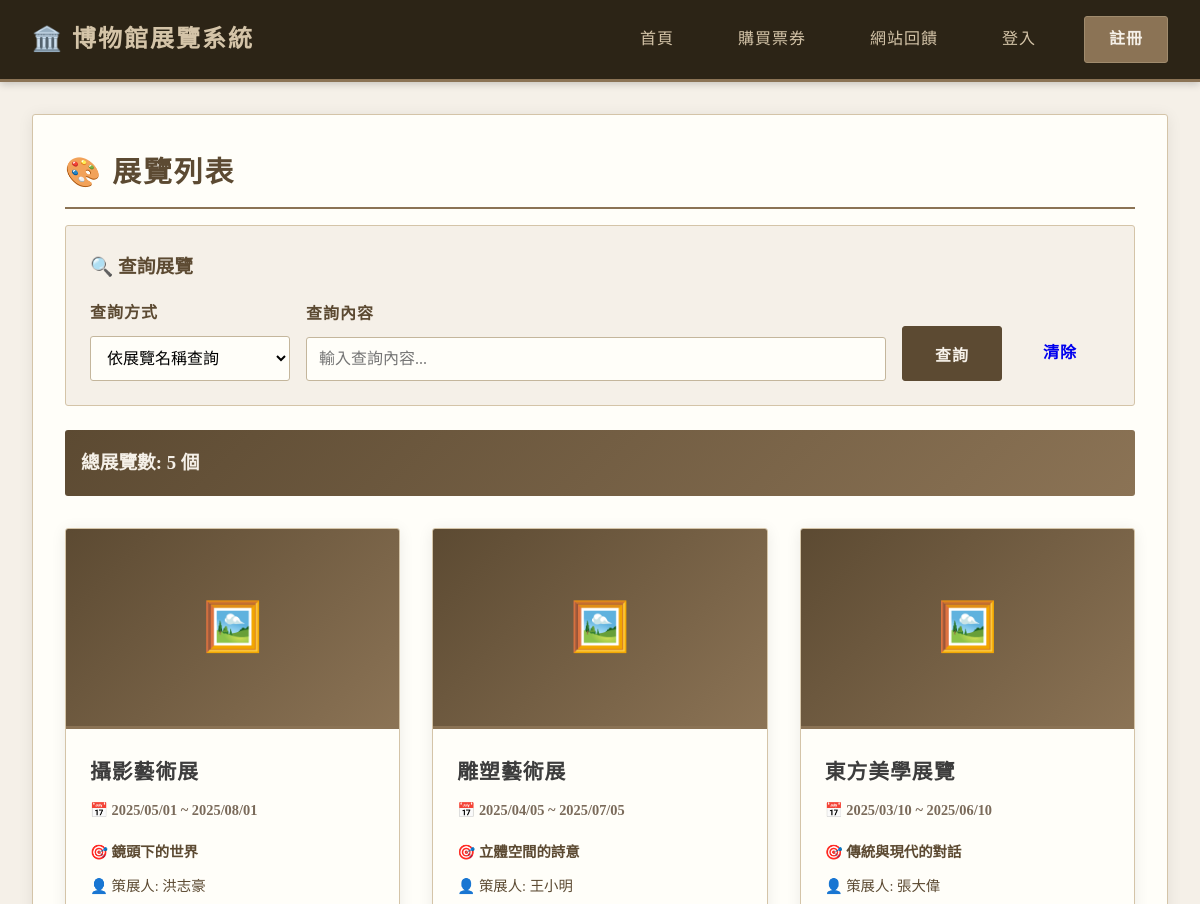
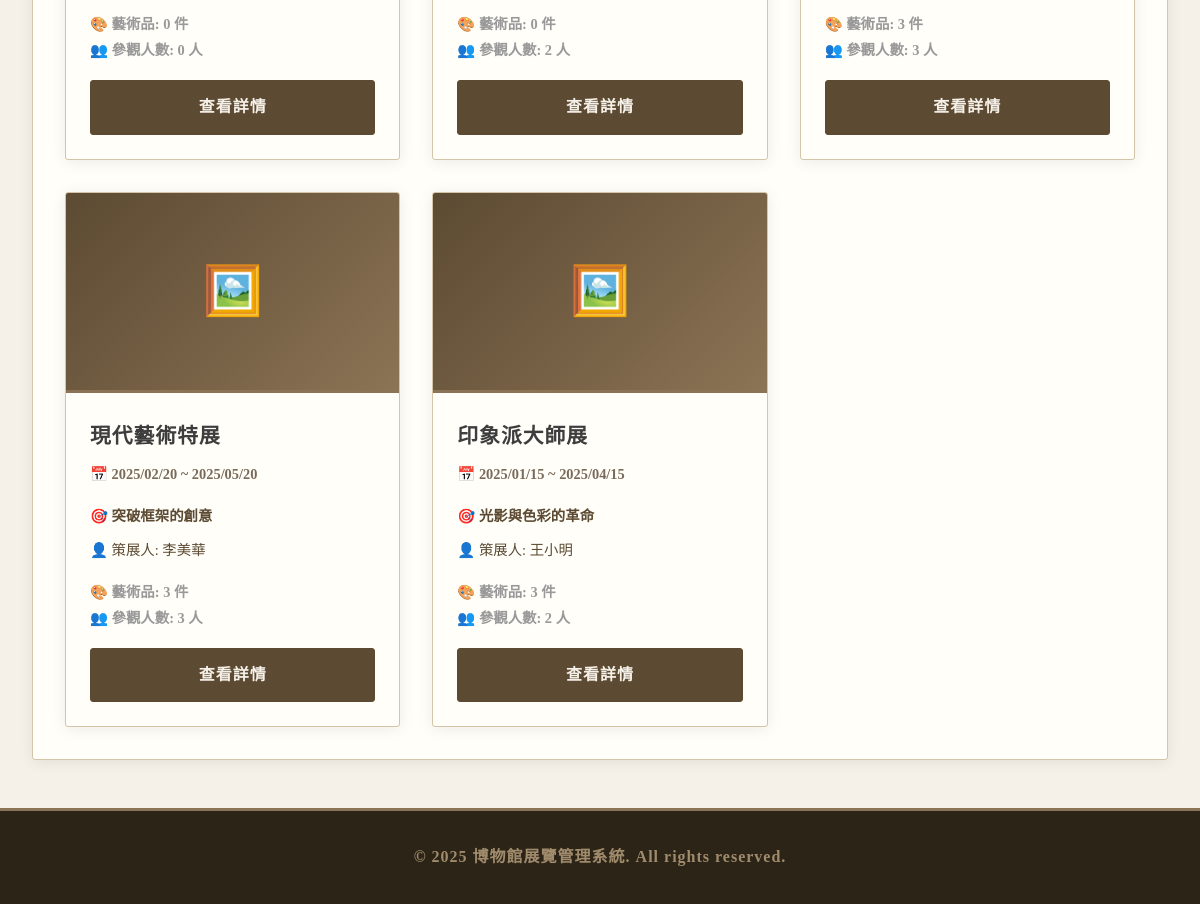
Screenshot of /exhibition_list.php with the database file from the repository (2 pictures, top to bottom).
### tables this page shows
CREATE TABLE `exhibition` (
  `e_name` varchar(200) NOT NULL,
  `e_start` date NOT NULL,
  `e_end` date NOT NULL,
  `theme` varchar(200) NOT NULL,
  `id` varchar(10) NOT NULL
);

### config.php (called while the page is built, shortened)
<?php
function isLoggedIn() {
    return isset($_SESSION['user_id']);
}
?>

### exhibition_list.php (the view, shortened to what this page needs)
<?php
require_once 'config.php';
$search_type = isset($_GET['search_type']) ? $_GET['search_type'] : '';
$search_value = isset($_GET['search_value']) ? trim($_GET['search_value']) : '';
$where_clause = "WHERE 1=1";
$sql = "SELECT e.e_name, e.e_start, e.e_end, e.theme, p.name as curator_name,
        (SELECT COUNT(*) FROM exhibit WHERE e_name = e.e_name) as artifact_count,
        (SELECT COUNT(*) FROM visit WHERE e_name = e.e_name) as visitor_count
        FROM exhibition e
        LEFT JOIN curator c ON e.id = c.id
        LEFT JOIN person p ON c.id = p.id
        $where_clause
        ORDER BY e.e_start DESC";
$exhibitions = $conn->query($sql);
$total_sql = "SELECT COUNT(*) as total FROM exhibition";
$total_exhibitions = $conn->query($total_sql)->fetch_assoc()['total'];
?>
<!DOCTYPE html>
<html lang="zh-Hant">
<head>
    <link rel="stylesheet" href="css/style.css">
</head>
<body>
    <nav class="navbar">
        <div class="navbar-container">
            <a href="index.php" class="navbar-brand">
                <span>🏛️</span> 博物館展覽系統
            </a>
            <ul class="navbar-menu">
                <li><a href="index.php">首頁</a></li>
                <li><a href="ticket_purchase.php">購買票券</a></li>
                <li><a href="feedback.php">網站回饋</a></li>
                <?php if (isLoggedIn()): ?>
                    <li><a href="member_profile.php">會員資料</a></li>
                    <?php if (isCurator()): ?>
                        <li><a href="admin/index.php">後台管理</a></li>
                    <?php endif; ?>
                    <li><a href="logout.php" class="btn">登出</a></li>
                <?php else: ?>
                    <li><a href="login.php">登入</a></li>
                    <li><a href="register.php" class="btn">註冊</a></li>
                <?php endif; ?>
            </ul>
        </div>
    </nav>
    <div class="container">
        <div class="card">
            <h2 class="card-title">🎨 展覽列表</h2>
            <div class="search-form">
                <h3 style="color: #5c4a32; margin-bottom: 1rem;">🔍 查詢展覽</h3>
                <form method="GET" action="">
                    <div style="display: grid; grid-template-columns: 200px 1fr auto; gap: 1rem; align-items: end;">
                        <div class="form-group" style="margin: 0;">
                            <label for="search_type">查詢方式</label>
                            <select id="search_type" name="search_type" class="form-control" required>
                                <option value="name" <?php echo $search_type == 'name' ? 'selected' : ''; ?>>依展覽名稱查詢</option>
                            </select>
                        </div>
                        <div class="form-group" style="margin: 0;">
                            <label for="search_value">查詢內容</label>
                            <input type="text" id="search_value" name="search_value" class="form-control" placeholder="輸入查詢內容..." value="<?php echo htmlspecialchars($search_value); ?>">
                        </div>
                        <div style="display: flex; gap: 0.5rem;">
                            <button type="submit" class="btn btn-primary">查詢</button>
                            <a href="exhibition_list.php" class="btn">清除</a>
                        </div>
                    </div>
                </form>
            </div>
            <?php if ($exhibitions && $exhibitions->num_rows > 0): ?>
                <div style="margin-bottom: 1.5rem; padding: 1rem; background: linear-gradient(135deg, #5c4a32 0%, #8b7355 100%); color: #f5f0e8; border-radius: 3px;">
                    <h3 style="margin: 0;">
                        <?php if (!empty($search_value)): ?>
                            查詢結果: <?php echo $exhibitions->num_rows; ?> 個展覽 (總展覽數: <?php echo $total_exhibitions; ?> 個)
                        <?php else: ?>
                            總展覽數: <?php echo $exhibitions->num_rows; ?> 個
                        <?php endif; ?>
                    </h3>
                </div>
                <div class="exhibition-grid">
                    <?php while($ex = $exhibitions->fetch_assoc()): ?>
                        <div class="exhibition-card">
                            <div class="exhibition-image">
                                🖼️
                            </div>
                            <div class="exhibition-content">
                                <h3 class="exhibition-title"><?php echo htmlspecialchars($ex['e_name']); ?></h3>
                                <p class="exhibition-date">📅 <?php echo date('Y/m/d', strtotime($ex['e_start'])); ?> ~ <?php echo date('Y/m/d', strtotime($ex['e_end'])); ?></p>
                                <p style="color: #5c4a32; font-size: 0.9rem; margin-bottom: 0.5rem;">🎯 <?php echo htmlspecialchars($ex['theme']); ?></p>
                                <p class="exhibition-curator">👤 策展人: <?php echo htmlspecialchars($ex['curator_name']); ?></p>
                                <p style="color: #999; font-size: 0.9rem;">🎨 藝術品: <?php echo $ex['artifact_count']; ?> 件</p>
                                <p style="color: #999; font-size: 0.9rem;">👥 參觀人數: <?php echo $ex['visitor_count']; ?> 人</p>
                                <div style="margin-top: 1rem;">
                                    <a href="exhibition_detail.php?name=<?php echo urlencode($ex['e_name']); ?>" class="btn btn-primary" style="width: 100%;">查看詳情</a>
                                </div>
                            </div>
                        </div>
                    <?php endwhile; ?>
                </div>
            <?php endif; ?>
        </div>
    </div>
    <footer class="footer">
        <p>&copy; 2025 博物館展覽管理系統. All rights reserved.</p>
    </footer>
</body>
</html>

### css/style.css (style rules this page uses)
* { margin: 0; padding: 0; box-sizing: border-box; }
body { font-family: 'Noto Serif TC', 'Times New Roman', 'Microsoft JhengHei', serif; font-weight: 700; line-height: 1.8; color: #3d3d3d; background: #f5f0e8; min-height: 100vh; }
.navbar { background: #2c2416; box-shadow: 0 2px 8px rgba(0, 0, 0, 0.2); position: sticky; top: 0; z-index: 1000; border-bottom: 3px solid #8b7355; }
.navbar-container { max-width: 1200px; margin: 0 auto; display: flex; justify-content: space-between; align-items: center; padding: 1rem 2rem; }
.navbar-brand { font-size: 1.5rem; font-weight: bold; color: #d4c4a8; text-decoration: none; display: flex; align-items: center; gap: 0.5rem; letter-spacing: 2px; }
.navbar-menu { display: flex; list-style: none; gap: 2rem; align-items: center; }
.navbar-menu a { text-decoration: none; color: #d4c4a8; font-weight: 500; transition: color 0.3s; padding: 0.5rem 1rem; border-radius: 3px; letter-spacing: 1px; }
.navbar-menu .btn { background: #8b7355; color: #f5f0e8; padding: 0.5rem 1.5rem; border-radius: 3px; border: 1px solid #a08b6d; cursor: pointer; font-weight: 600; transition: all 0.3s; letter-spacing: 1px; }
.container { max-width: 1200px; margin: 2rem auto; padding: 0 2rem; }
.card { background: #fffef9; border-radius: 3px; padding: 2rem; box-shadow: 0 2px 15px rgba(0, 0, 0, 0.08); margin-bottom: 2rem; border: 1px solid #d4c4a8; transition: box-shadow 0.3s; }
.card-title { font-size: 1.8rem; color: #5c4a32; margin-bottom: 1rem; border-bottom: 2px solid #8b7355; padding-bottom: 0.5rem; letter-spacing: 2px; }
.form-group { margin-bottom: 1.5rem; }
.form-group label { display: block; margin-bottom: 0.5rem; color: #5c4a32; font-weight: 600; letter-spacing: 1px; }
.form-control { width: 100%; padding: 0.75rem; border: 1px solid #c4b69c; border-radius: 3px; font-size: 1rem; transition: border-color 0.3s; background: #fffef9; font-family: inherit; }
.btn { padding: 0.75rem 2rem; border: 1px solid transparent; border-radius: 3px; font-size: 1rem; font-weight: 600; cursor: pointer; transition: all 0.3s; text-decoration: none; display: inline-block; text-align: center; letter-spacing: 1px; font-family: inherit; }
.btn-primary { background: #5c4a32; color: #f5f0e8; border-color: #5c4a32; }
.exhibition-grid { display: grid; grid-template-columns: repeat(auto-fill, minmax(300px, 1fr)); gap: 2rem; margin-top: 2rem; }
.exhibition-card { background: #fffef9; border-radius: 3px; overflow: hidden; box-shadow: 0 2px 15px rgba(0, 0, 0, 0.08); transition: box-shadow 0.3s; border: 1px solid #d4c4a8; }
.exhibition-image { width: 100%; height: 200px; background: linear-gradient(135deg, #5c4a32 0%, #8b7355 100%); display: flex; align-items: center; justify-content: center; color: #f5f0e8; font-size: 3rem; border-bottom: 3px solid #8b7355; }
.exhibition-content { padding: 1.5rem; }
.exhibition-title { font-size: 1.3rem; color: #3d3d3d; margin-bottom: 0.5rem; letter-spacing: 1px; }
.exhibition-date { color: #7a6a5a; font-size: 0.9rem; margin-bottom: 1rem; }
.exhibition-curator { color: #5c4a32; font-size: 0.9rem; margin-bottom: 1rem; font-weight: 500; }
.footer { background: #2c2416; padding: 2rem; text-align: center; margin-top: 3rem; border-top: 3px solid #8b7355; }
.footer p { color: #a08b6d; letter-spacing: 1px; }

### exhibition_list.php (style rules this page uses)
.search-form { background: #f5f0e8; padding: 1.5rem; border-radius: 3px; margin-bottom: 1.5rem; border: 1px solid #d4c4a8; }

### rows the page displays
exhibition: e_name "攝影藝術展", e_start "2025/05/01", e_end "2025/08/01", theme "鏡頭下的世界", curator_name "洪志豪", artifact_count "0", visitor_count "0"
exhibition: e_name "雕塑藝術展", e_start "2025/04/05", e_end "2025/07/05", theme "立體空間的詩意", curator_name "王小明", artifact_count "0", visitor_count "2"
exhibition: e_name "東方美學展覽", e_start "2025/03/10", e_end "2025/06/10", theme "傳統與現代的對話", curator_name "張大偉", artifact_count "3", visitor_count "3"
exhibition: e_name "現代藝術特展", e_start "2025/02/20", e_end "2025/05/20", theme "突破框架的創意", curator_name "李美華", artifact_count "3", visitor_count "3"
exhibition: e_name "印象派大師展", e_start "2025/01/15", e_end "2025/04/15", theme "光影與色彩的革命", curator_name "王小明", artifact_count "3", visitor_count "2"

### other values shown
$exhibitions->num_rows "5"
